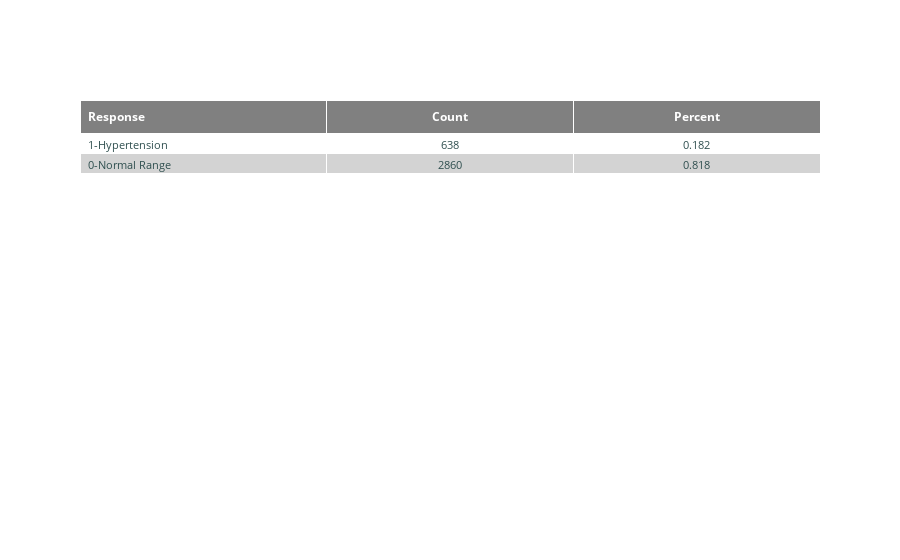

Notebook code for this chart:
### Code cell
import plotly.graph_objects as go

headerColor = 'grey'
rowEvenColor = 'lightgrey'
rowOddColor = 'white'

fig = go.Figure(data=[go.Table(
  header=dict(
    values=['<b>Response</b>','<b>Count</b>','<b>Percent</b>'],
    #line_color='lightgrey',
    fill_color=headerColor,
    align=['left','center'],
    font=dict(color='white', size=12)
  ),
  cells=dict(
    values=[
      ['1-Hypertension','0-Normal Range'],
      np.round([638,2860],3),
      np.round([638/(638+2860),(2860/(2860+638))],3)],
    #line_color='lightgrey',
    # 2-D list of colors for alternating rows
    fill_color = [[rowOddColor,rowEvenColor,rowOddColor, rowEvenColor,rowOddColor,rowEvenColor]*5],
    align = ['left', 'center'],
    font = dict(color = 'darkslategray', size = 11)
    ))
])

fig.show()

### Figure 1 — Plotly figure (JSON) as saved in the notebook; plotly's stock layout.template omitted (floating-point values rounded to 4 significant figures)
{"data": [{"cells": {"align": ["left", "center"], "fill": {"color": [["white", "lightgrey", "white", "lightgrey", "white", "lightgrey", "white", "lightgrey", "white", "lightgrey", "white", "lightgrey", "white", "lightgrey", "white", "lightgrey", "white", "lightgrey", "white", "lightgrey", "white", "lightgrey", "white", "lightgrey", "white", "lightgrey", "white", "lightgrey", "white", "lightgrey"]]}, "font": {"color": "darkslategray", "size": 11}, "values": [["1-Hypertension", "0-Normal Range"], [638, 2860], [0.182, 0.818]]}, "header": {"align": ["left", "center"], "fill": {"color": "grey"}, "font": {"color": "white", "size": 12}, "values": ["<b>Response</b>", "<b>Count</b>", "<b>Percent</b>"]}, "type": "table"}], "layout": {}}
